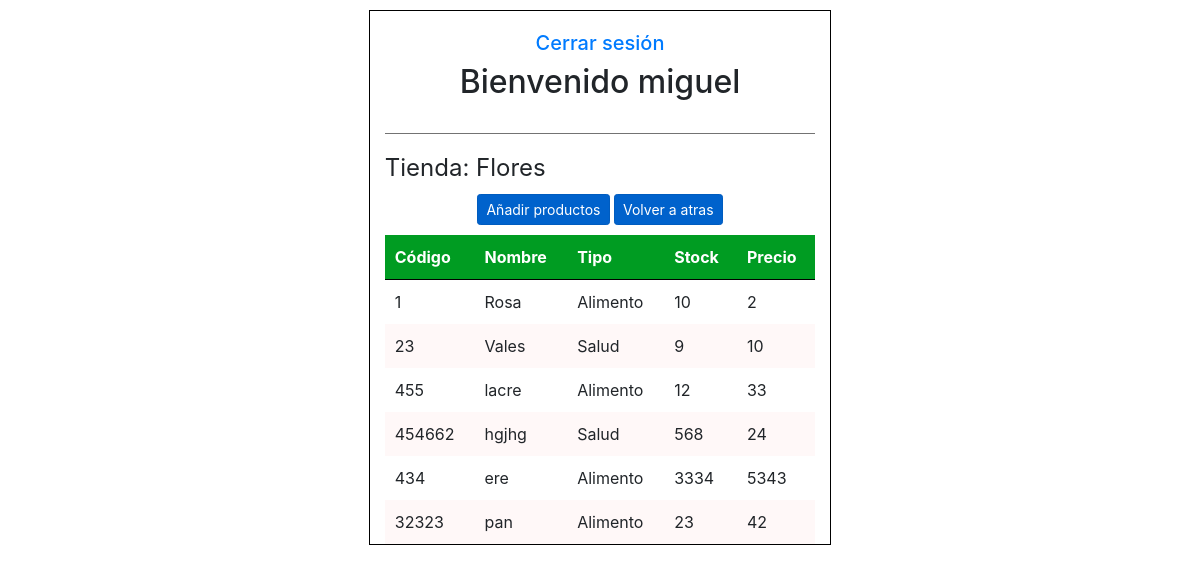
The app's page /tiendas/home.php?variable1=Flores (signed in) with its own data.
### tables this page shows
CREATE TABLE `product` (
  `id` int(11) NOT NULL,
  `code` varchar(20) NOT NULL,
  `name` varchar(255) NOT NULL,
  `type` varchar(50) NOT NULL,
  `stock` int(11) NOT NULL,
  `price` float NOT NULL,
  `user` int(11) NOT NULL
);

### tiendas/common/utils.php (called while the page is built, shortened)
<?php
function getProducts($conn) {
	$variable1=($_GET['variable1']);
	$sql = "SELECT p.code, p.name, p.type, p.stock, p.price FROM product p JOIN user u ON p.user = u.id WHERE u.store = '$variable1'";
		$res = $conn->query($sql);
		$products = [];
		if($res->num_rows > 0) {
			while ($row = $res->fetch_assoc()) {
				$products[] = $row;
			}
		}
		return $products;
}

### tiendas/home.php (the view, shortened to what this page needs)
<?php
include('common/utils.php');
$products = getProducts($conn);
$variable1=($_GET['variable1']);
?>
<!DOCTYPE html>
<html lang="en">
<head>
    <link rel="stylesheet" href="https://stackpath.bootstrapcdn.com/bootstrap/4.3.1/css/bootstrap.min.css">
    <link rel="stylesheet" type="text/css" href="estilo.css">
</head>
<body>
<center>
<div class="container" style = "padding-top: 10px">
        <div class="col-md-5" style = "border: black 1px solid">
                    <fieldset>
                        <legend class="text-center header" style = "padding-top:20px">
						<div><a href="php/logout.php"><h5>Cerrar sesión</h5></a></div>
						<h2>Bienvenido <?php echo $_SESSION['user']['username']; ?></h2>
						</legend>
                        <hr noshade="noshade" size="2" width="100%" />
                        <legend class="text-left header">Tienda: <?php echo $variable1?></legend>
                        <div style = "padding-bottom:10px">
							<a href="new_product.php" class="btn btn-primary btn-lg active btn-sm" role="button" aria-pressed="true">Añadir productos</a>
							<a href="home_tienda.php" class="btn btn-primary btn-lg active btn-sm" role="button" aria-pressed="true">Volver a atras</a>
                        </div>
                    </fieldset>
					<table>
						<thead>
							<tr >
								<th>Código</th>
								<th>Nombre</th>
								<th>Tipo</th>
								<th>Stock</th>
								<th>Precio</th>
							</tr>
						</thead>
						<tbody>
							<?php foreach ($products as $p) { ?>
								<tr>
									<td><?php echo $p['code'] ?></td>
									<td><?php echo $p['name'] ?></td>
									<td><?php echo $p['type'] ?></td>
									<td><?php echo $p['stock'] ?></td>
									<td><?php echo $p['price']?></td>
								</tr>
							<?php } ?>
						</tbody>
					</table>
        </div>
    </div>
</center>
</body>
</html>

### tiendas/estilo.css (style rules this page uses)
table { background-color: white; text-align: left; width: 100%; }
th, td { padding: 10px; }
thead { background-color: rgb(0, 156, 34); border-bottom: solid 1px black; color: white; }
tr:nth-child(even) { background-color: rgb(255, 248, 248); }

### records on screen
product: code "1", name "Rosa", type "Alimento", stock "10", price "2"
product: code "23", name "Vales", type "Salud", stock "9", price "10"
product: code "455", name "lacre", type "Alimento", stock "12", price "33"
product: code "454662", name "hgjhg", type "Salud", stock "568", price "24"
product: code "434", name "ere", type "Alimento", stock "3334", price "5343"
product: code "32323", name "pan", type "Alimento", stock "23", price "42"

### other values on screen
$_SESSION['user']['username'] "miguel"
$variable1 "Flores"
